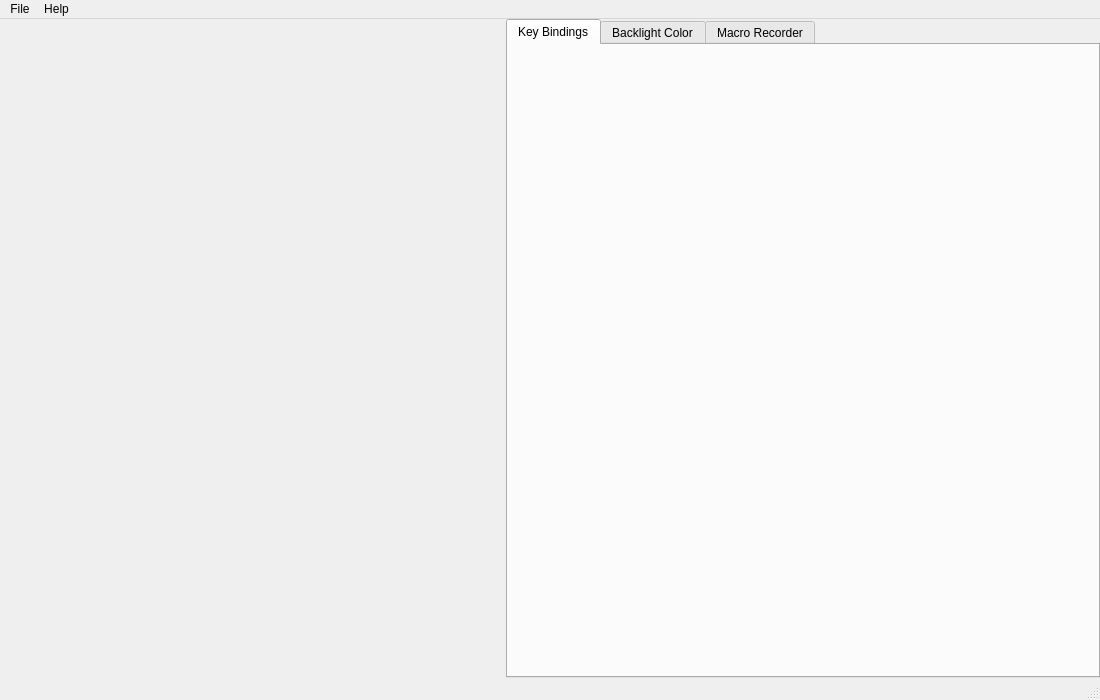
<?xml version="1.0" encoding="UTF-8"?>
<ui version="4.0">
 <class>MainWindow</class>
 <widget class="QMainWindow" name="MainWindow">
  <property name="geometry">
   <rect>
    <x>0</x>
    <y>0</y>
    <width>1100</width>
    <height>700</height>
   </rect>
  </property>
  <property name="windowTitle">
   <string>G13 Configuration Tool</string>
  </property>
  <widget class="QWidget" name="centralwidget">
   <layout class="QHBoxLayout" name="horizontalLayout" stretch="0,1">
    <property name="leftMargin">
     <number>0</number>
    </property>
    <property name="topMargin">
     <number>0</number>
    </property>
    <property name="rightMargin">
     <number>0</number>
    </property>
    <property name="bottomMargin">
     <number>0</number>
    </property>
    <item>
     <widget class="G13Visualizer" name="visualizer" native="true">
      <property name="minimumSize">
       <size>
        <width>500</width>
        <height>600</height>
       </size>
      </property>
      <property name="baseSize">
       <size>
        <width>500</width>
        <height>600</height>
       </size>
      </property>
      <widget class="QWidget" name="widget" native="true">
       <property name="geometry">
        <rect>
         <x>50</x>
         <y>40</y>
         <width>391</width>
         <height>511</height>
        </rect>
       </property>
      </widget>
     </widget>
    </item>
    <item>
     <widget class="QTabWidget" name="tabWidget">
      <property name="currentIndex">
       <number>0</number>
      </property>
      <widget class="BindingEditor" name="editor">
       <attribute name="title">
        <string>Key Bindings</string>
       </attribute>
       <widget class="QWidget" name="horizontalLayoutWidget">
        <property name="geometry">
         <rect>
          <x>130</x>
          <y>170</y>
          <width>160</width>
          <height>80</height>
         </rect>
        </property>
        <layout class="QHBoxLayout" name="horizontalLayout_2"/>
       </widget>
      </widget>
      <widget class="ColorSelector" name="colorSelector">
       <attribute name="title">
        <string>Backlight Color</string>
       </attribute>
      </widget>
      <widget class="MacroRecorder" name="macroRecorder">
       <attribute name="title">
        <string>Macro Recorder</string>
       </attribute>
      </widget>
     </widget>
    </item>
   </layout>
  </widget>
  <widget class="QMenuBar" name="menubar">
   <property name="geometry">
    <rect>
     <x>0</x>
     <y>0</y>
     <width>1100</width>
     <height>30</height>
    </rect>
   </property>
   <widget class="QMenu" name="menuFile">
    <property name="title">
     <string>File</string>
    </property>
    <addaction name="actionSave_Profile"/>
    <addaction name="separator"/>
    <addaction name="actionQuit"/>
   </widget>
   <widget class="QMenu" name="menuHelp">
    <property name="title">
     <string>Help</string>
    </property>
    <addaction name="actionAbout"/>
   </widget>
   <addaction name="menuFile"/>
   <addaction name="menuHelp"/>
  </widget>
  <widget class="QStatusBar" name="statusbar"/>
  <action name="actionSave_Profile">
   <property name="text">
    <string>Save Profile</string>
   </property>
   <property name="shortcut">
    <string>Ctrl+S</string>
   </property>
  </action>
  <action name="actionQuit">
   <property name="text">
    <string>Quit</string>
   </property>
   <property name="shortcut">
    <string>Ctrl+Q</string>
   </property>
  </action>
  <action name="actionAbout">
   <property name="text">
    <string>About</string>
   </property>
  </action>
 </widget>
 <customwidgets>
  <customwidget>
   <class>G13Visualizer</class>
   <extends>QWidget</extends>
   <header location="global">G13Visualizer.h</header>
   <container>1</container>
  </customwidget>
  <customwidget>
   <class>BindingEditor</class>
   <extends>QWidget</extends>
   <header>BindingEditor.h</header>
   <container>1</container>
  </customwidget>
  <customwidget>
   <class>ColorSelector</class>
   <extends>QWidget</extends>
   <header>ColorSelector.h</header>
   <container>1</container>
  </customwidget>
  <customwidget>
   <class>MacroRecorder</class>
   <extends>QWidget</extends>
   <header>MacroRecorder.h</header>
   <container>1</container>
  </customwidget>
 </customwidgets>
 <resources>
  <include location="../resources.qrc"/>
 </resources>
 <connections>
  <connection>
   <sender>actionQuit</sender>
   <signal>triggered()</signal>
   <receiver>MainWindow</receiver>
   <slot>close()</slot>
   <hints>
    <hint type="sourcelabel">
     <x>-1</x>
     <y>-1</y>
    </hint>
    <hint type="destinationlabel">
     <x>549</x>
     <y>349</y>
    </hint>
   </hints>
  </connection>
 </connections>
</ui>
